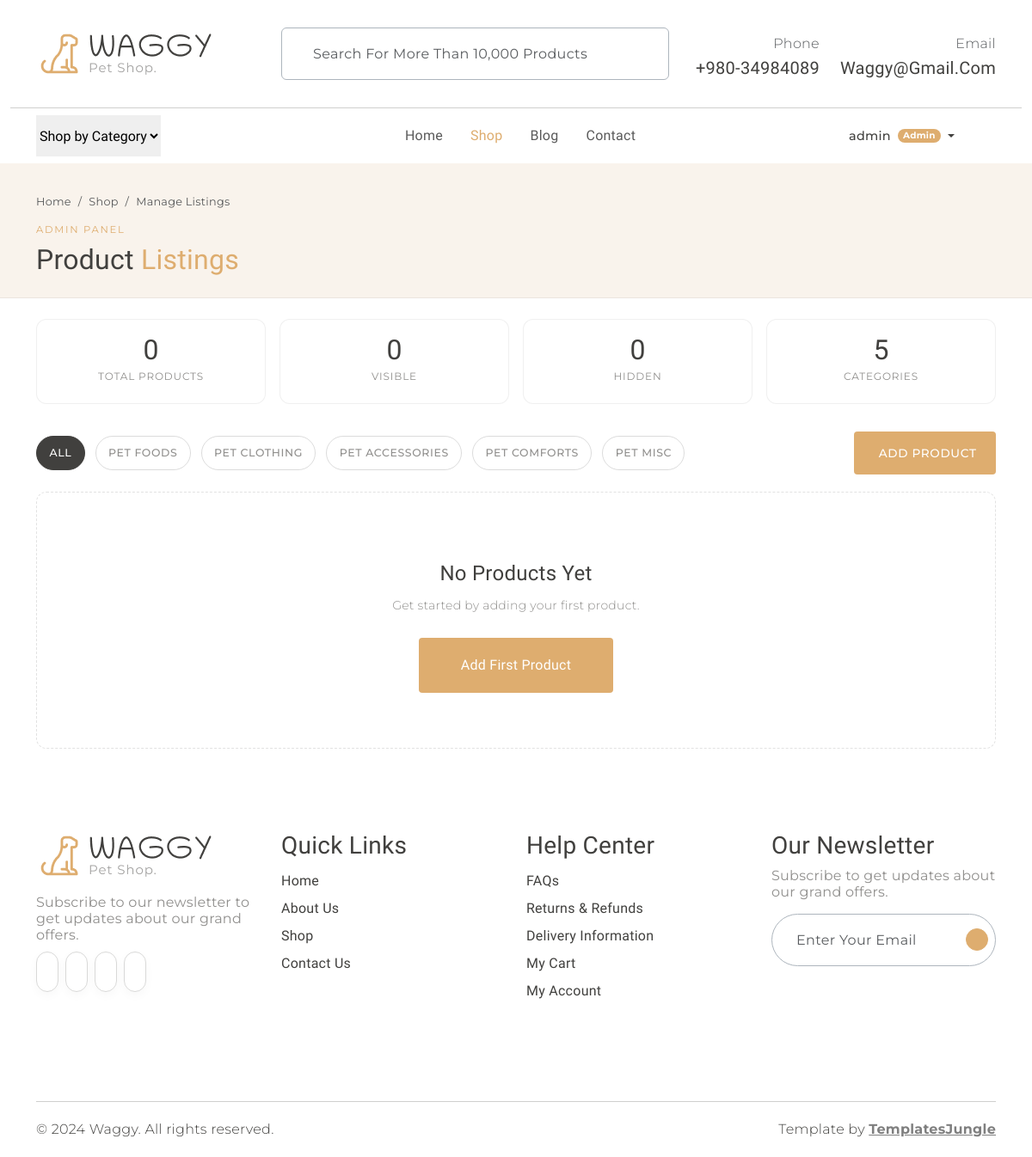
The page /shop/change-listing (signed in) on the database as committed earlier.
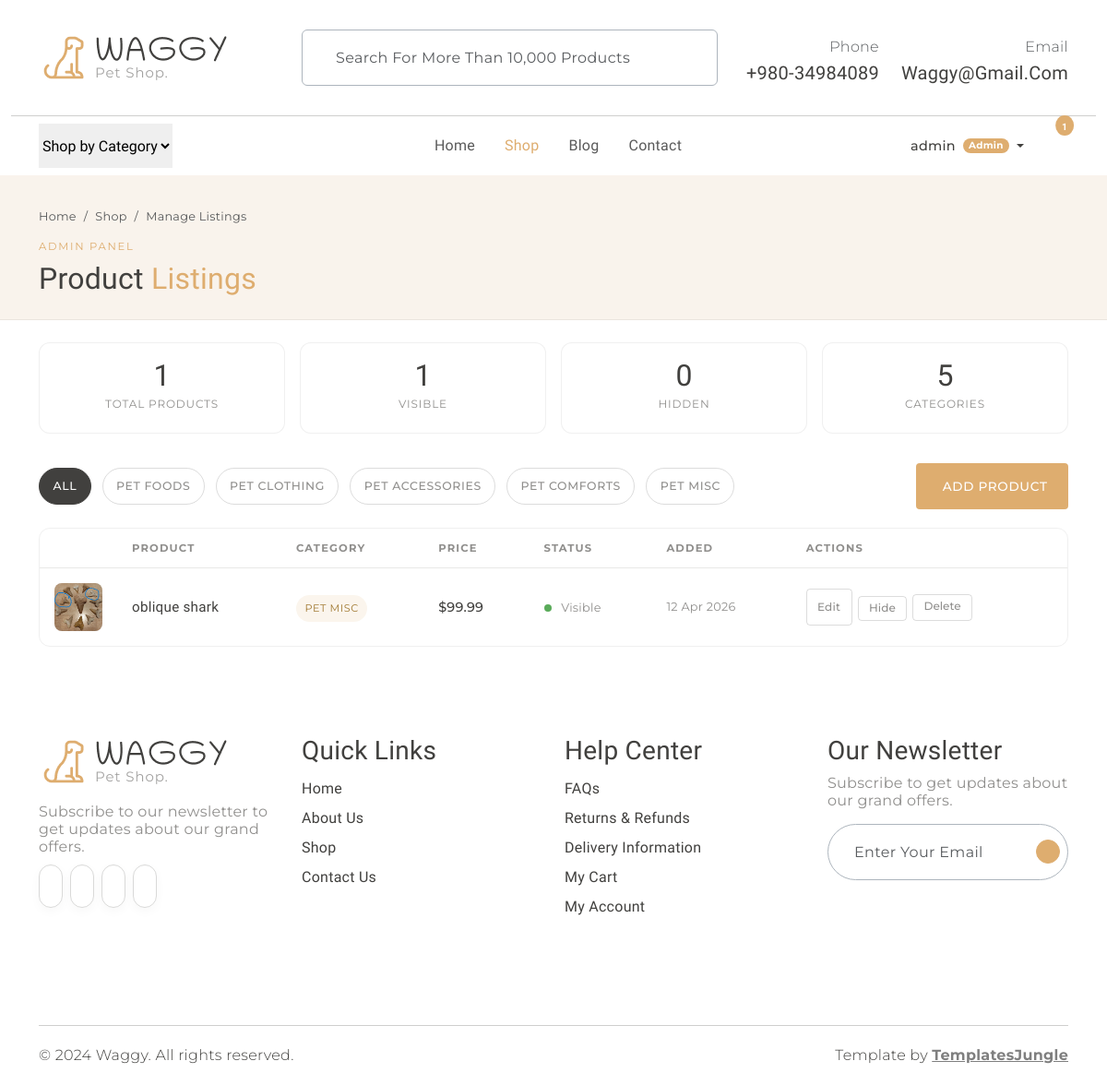
The same page on the database as committed later.
### models.py (models this page shows, shortened)
class Product(db.Model):
    __tablename__ = "products"
    id                   = db.Column(db.Integer,     primary_key=True)
    name                 = db.Column(db.String(120), nullable=False)
    slug                 = db.Column(db.String(160), unique=True, nullable=True, index=True)
    category             = db.Column(db.String(30),  nullable=False, default="misc")
    description          = db.Column(db.Text,        nullable=False, default="")
    extended_description = db.Column(db.Text,        nullable=False, default="")
    image_filename       = db.Column(db.String(256), nullable=True)
    price                = db.Column(db.Float,       nullable=False, default=0.0)
    is_active            = db.Column(db.Boolean,     nullable=False, default=True)
    stock                = db.Column(db.Integer,     nullable=False, default=0)
    created_at           = db.Column(db.DateTime,    nullable=False, default=datetime.utcnow)
    updated_at           = db.Column(db.DateTime,    nullable=False, default=datetime.utcnow,
                                     onupdate=datetime.utcnow)
    cart_items = db.relationship(
        "CartItem",
        backref=db.backref("product", lazy="joined"),
        cascade="all, delete-orphan",
        passive_deletes=True,
    )
    @property
    def category_label(self) -> str:
        return PRODUCT_CATEGORIES.get(self.category, self.category.capitalize())
    @property
    def image_url(self) -> str:
        if self.image_filename:
            return f"images/products/{self.image_filename}"
        return "images/item1.jpg"

### shop.py (the view)
@shop_bp.route("/change-listing")
@admin_required
def change_listing():
    category = request.args.get("category", "all")
    q = Product.query
    if category and category != "all":
        q = q.filter_by(category=category)
    products = q.order_by(Product.created_at.desc()).all()
    return render_template(
        "shop/change_listing.html",
        products=products,
        categories=PRODUCT_CATEGORIES,
        active_category=category,
        total=Product.query.count(),
        active_count=Product.query.filter_by(is_active=True).count(),
    )

### cart.py (called while the page is built)
def get_cart_count() -> int:
    if current_user.is_authenticated:
        result = (
            db.session.query(func.sum(CartItem.quantity))
            .join(CartItem.product)
            .filter(
                CartItem.user_id == current_user.id,
                Product.is_active.is_(True),
            )
            .scalar()
        )
        return int(result or 0)
    cart = _clean_session_cart()
    return sum(cart.values())

### models.py (called while the page is built)
    @property
    def is_admin(self) -> bool:
        return self.role == "admin"

### shop.py (called while the page is built)
def admin_required(f):
    @wraps(f)
    @login_required
    def decorated(*args, **kwargs):
        if not current_user.is_admin:
            abort(403)
        return f(*args, **kwargs)
    return decorated

### templates/shop/change_listing.html (shortened to what the changed rows need)
{% extends "base.html" %}
{% block content %}
<div class="admin-hero">
  <div class="container">
    <h1 class="fw-normal">Product <span class="text-primary">Listings</span></h1>
  </div>
</div>
<div class="container my-4">
  <div class="row g-3 mb-4">
    <div class="col-6 col-md-3">
      <div class="admin-stat">
        <div class="val">{{ total }}</div>
        <div class="lbl">Total Products</div>
      </div>
    </div>
    <div class="col-6 col-md-3">
      <div class="admin-stat">
        <div class="val">{{ active_count }}</div>
        <div class="lbl">Visible</div>
      </div>
    </div>
  </div>
  <div class="listing-toolbar">
    <a href="{{ url_for('shop.change_listing') }}"
       class="filter-pill {% if active_category == 'all' %}active{% endif %}">All</a>
    {% for key, label in categories.items() %}
      <a href="{{ url_for('shop.change_listing', category=key) }}"
         class="filter-pill {% if active_category == key %}active{% endif %}">{{ label }}</a>
    {% endfor %}
    <a href="{{ url_for('shop.add_product') }}" class="btn-add-product">
      Add Product
    </a>
  </div>
  {% if products %}
    <div style="overflow-x: auto; border-radius: 0.75rem; border: 1px solid rgba(65,64,62,0.08);">
      <table class="listings-table">
        <thead>
          <tr>
            <th style="width:56px;"></th>
            <th>Product</th>
            <th>Category</th>
            <th>Price</th>
            <th>Status</th>
            <th>Added</th>
            <th style="min-width:200px;">Actions</th>
          </tr>
        </thead>
        <tbody>
          {% for product in products %}
            <tr>
              <td>
                <img
                  class="prod-thumb"
                  src="{{ url_for('static', filename=product.image_url) }}"
                  alt="{{ product.name }}"
                  onerror="this.src='{{ url_for('static', filename='images/item1.jpg') }}'"
                >
              </td>
              <td>
                <a href="{{ url_for('shop.product_detail', slug=product.slug) }}"
                   class="prod-name-link" target="_blank">
                  {{ product.name }}
                </a>
              </td>
              <td><span class="cat-badge">{{ product.category_label }}</span></td>
              <td>
                <span style="font-family:var(--secondary-font); font-size:0.9rem; font-weight:500;">
                  ${{ "%.2f" | format(product.price) }}
                </span>
              </td>
              <td>
                <span class="status-dot {{ 'on' if product.is_active else 'off' }}"></span>
                <span style="font-family:var(--secondary-font); font-size:0.8rem; color:#908F8D;">
                  {{ 'Visible' if product.is_active else 'Hidden' }}
                </span>
              </td>
              <td style="font-family:var(--secondary-font); font-size:0.8rem; color:#908F8D; white-space:nowrap;">
                {{ product.created_at.strftime('%d %b %Y') }}
              </td>
              <td>
                <div class="tbl-actions">
                  <a href="{{ url_for('shop.edit_product', product_id=product.id) }}"
                     class="btn-tbl">
                    Edit
                  </a>
                  <form method="POST"
                        action="{{ url_for('shop.toggle_product', product_id=product.id) }}"
                        style="display:inline;">
                    <button type="submit"
                            class="btn-tbl {{ 'toggle-on' if product.is_active else 'toggle-off' }}">
                      {{ 'Hide' if product.is_active else 'Show' }}
                    </button>
                  </form>
                  <button type="button"
                          class="btn-tbl danger"
                          onclick="confirmDelete({{ product.id }}, '{{ product.name | replace("'", "\\'") }}')">
                    Delete
                  </button>
                </div>
              </td>
            </tr>
          {% endfor %}
        </tbody>
      </table>
    </div>
  {% else %}
    <div class="empty-admin">
      <h4 class="mt-3 fw-normal">No products yet</h4>
      <p class="secondary-font" style="color:#908F8D; font-size:0.875rem;">
        {% if active_category != 'all' %}
          No products in <strong>{{ categories.get(active_category, active_category) }}</strong>.
        {% else %}
          Get started by adding your first product.
        {% endif %}
      </p>
      <a href="{{ url_for('shop.add_product') }}" class="btn btn-primary rounded-1 mt-2">
        Add First Product
      </a>
    </div>
  {% endif %}
</div>
{% endblock %}

### templates/base.html (shortened to what the changed rows need)
<!DOCTYPE html>
<html lang="en">
<head>
  <link rel="stylesheet" href="https://cdn.jsdelivr.net/npm/swiper@9/swiper-bundle.min.css" />
  <link href="https://cdn.jsdelivr.net/npm/bootstrap@5.3.0-alpha3/dist/css/bootstrap.min.css" rel="stylesheet"
>
  <link rel="stylesheet" href="{{ url_for('static', filename='css/normalize.css') }}">
  <link rel="stylesheet" href="{{ url_for('static', filename='css/vendor.css') }}">
  <link rel="stylesheet" href="{{ url_for('static', filename='style.css') }}">
</head>
<body>
  <header>
    <div class="container">
      <nav class="main-menu d-flex navbar navbar-expand-lg">
        <div class="offcanvas offcanvas-end" tabindex="-1" id="offcanvasNavbar">
          <div class="offcanvas-body justify-content-between">
            <div class="d-none d-lg-flex align-items-center">
              <ul class="d-flex justify-content-end list-unstyled m-0 align-items-center gap-1">
                <li class="position-relative">
                  <a href="{{ url_for('cart.view_cart') }}" class="mx-2"
                     data-bs-toggle="offcanvas" data-bs-target="#offcanvasCart">
                    <span class="position-absolute translate-middle badge rounded-circle bg-primary pt-2 cart-badge"
                          style="font-size:0.65rem; top:2px; left:calc(100% - 4px);
                                 {{ 'display:none;' if cart_count == 0 }}">
                      {{ cart_count if cart_count > 0 else '' }}
                    </span>
                  </a>
                </li>
              </ul>
            </div>
          </div>
        </div>
      </nav>
    </div>
  </header>
  {% block content %}{% endblock %}
</body>
</html>

Rows that differ between the two databases and show on the page:
added Product: image_filename (picture), name "oblique shark", category_label "PET MISC", price "99.99", is_active "Visible", created_at "12 Apr 2026", is_active "Hide"
Other text that changed with them:
{{ cart_count if cart_count > 0 else '' }}: (not shown) → "1"
{{ total }}: "0" → "1"
{{ active_count }}: "0" → "1"
text no longer shown: "No Products Yet Get started by adding your first product. Add First Product"
text now shown: "PRODUCT CATEGORY PRICE STATUS ADDED ACTIONS"
